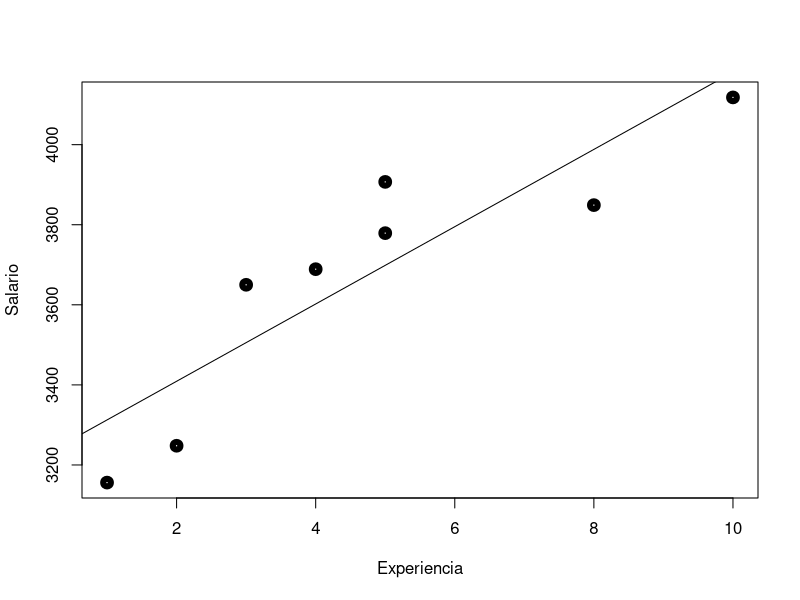

Reproduce this figure in R.
# Leitura e vizualizacao dos dados
dados = read.csv2("salario.csv")
plot(dados, lwd=6)
cor(dados)

# Coeficientes do modelo
modelo = lm(Salario ~ Experiencia, data=dados)
coef(modelo)

# Reta de regressao no modelo
abline(modelo)
novo = data.frame("Experiencia"=3)
predict(modelo,novo)
